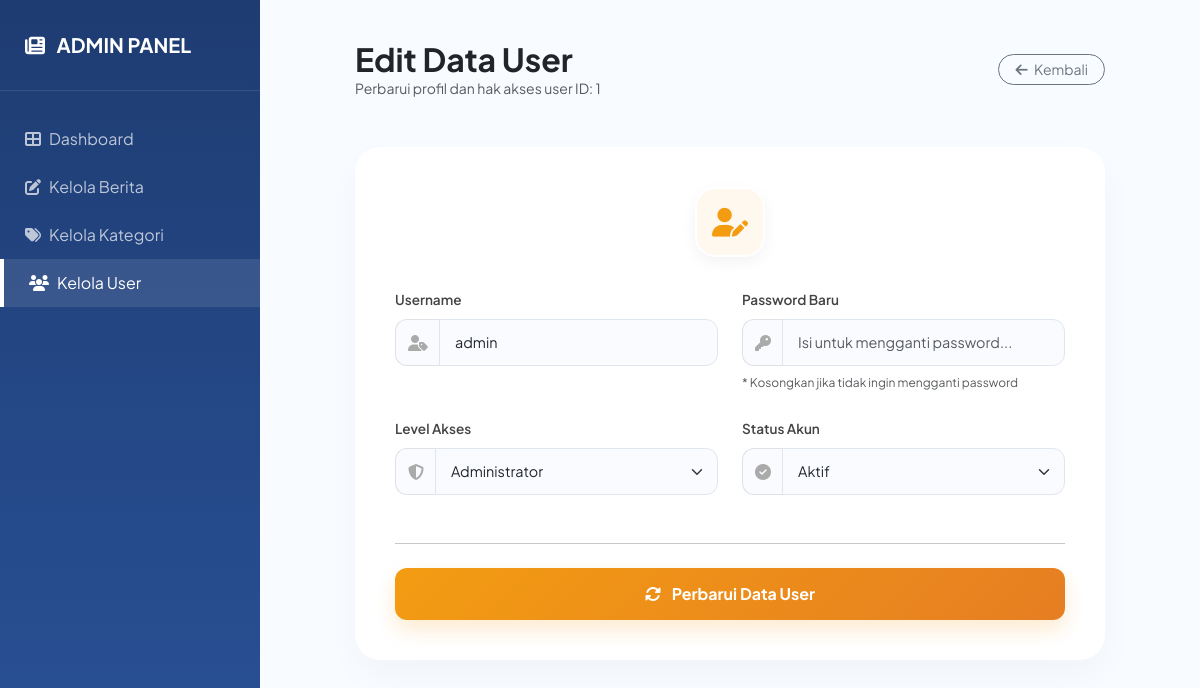
Screenshot of /admin/user/edit.php?id=1 (signed in) with the database file from the repository.
### tables this page shows
CREATE TABLE `tb_user` (
  `id_user` int(3) NOT NULL,
  `user_name` varchar(150) NOT NULL,
  `password` varchar(50) NOT NULL,
  `level` varchar(50) NOT NULL,
  `status` varchar(50) NOT NULL
);

### admin/user/edit.php (the view, shortened to what this page needs)
<?php
include '../../config/koneksi.php';
$id = (int)$_GET['id'];
$query_data = mysqli_query($conn, "SELECT * FROM tb_user WHERE id_user = $id");
$data = mysqli_fetch_assoc($query_data);
?>
<!DOCTYPE html>
<html lang="id">
<head>
    <link href="https://cdn.jsdelivr.net/npm/bootstrap@5.3.3/dist/css/bootstrap.min.css" rel="stylesheet">
    <link rel="stylesheet" href="https://cdnjs.cloudflare.com/ajax/libs/font-awesome/6.5.2/css/all.min.css">
</head>
<body>
<div class="sidebar">
    <div class="sidebar-header"><i class="fas fa-newspaper me-2"></i> ADMIN PANEL</div>
    <div class="nav-menu mt-4">
        <a href="../index.php" class="nav-link"><i class="fas fa-th-large me-2"></i> Dashboard</a>
        <a href="../berita/tampil.php" class="nav-link"><i class="fas fa-edit me-2"></i> Kelola Berita</a>
        <a href="../kategori/tampil.php" class="nav-link"><i class="fas fa-tags me-2"></i> Kelola Kategori</a>
        <a href="tampil.php" class="nav-link active"><i class="fas fa-users me-2"></i> Kelola User</a>
    </div>
</div>
<div class="main-content">
    <div class="d-flex justify-content-between align-items-center mb-5" style="max-width: 750px; margin: 0 auto 40px auto;">
        <div>
            <h2 class="fw-bold m-0 text-dark">Edit Data User</h2>
            <p class="text-muted m-0 small">Perbarui profil dan hak akses user ID: <?= $id ?></p>
        </div>
        <a href="tampil.php" class="btn btn-outline-secondary rounded-pill px-3 btn-sm">
            <i class="fas fa-arrow-left me-1"></i> Kembali
        </a>
    </div>
    <div class="form-card">
        <div class="user-icon-box">
            <i class="fas fa-user-edit"></i>
        </div>
        <form action="" method="POST">
            <div class="row">
                <div class="col-md-6 mb-4">
                    <label class="form-label">Username</label>
                    <div class="input-group">
                        <span class="input-group-text"><i class="fas fa-user-tag"></i></span>
                        <input type="text" name="user_name" class="form-control" value="<?= htmlspecialchars($data['user_name']) ?>" required autofocus>
                    </div>
                </div>
                <div class="col-md-6 mb-4">
                    <label class="form-label">Password Baru</label>
                    <div class="input-group">
                        <span class="input-group-text"><i class="fas fa-key"></i></span>
                        <input type="password" name="password" class="form-control" placeholder="Isi untuk mengganti password...">
                    </div>
                    <small class="text-muted d-block mt-2" style="font-size: 0.75rem;">* Kosongkan jika tidak ingin mengganti password</small>
                </div>
                <div class="col-md-6 mb-4">
                    <label class="form-label">Level Akses</label>
                    <div class="input-group">
                        <span class="input-group-text"><i class="fas fa-shield-alt"></i></span>
                        <select name="level" class="form-select" required>
                            <option value="admin" <?= ($data['level'] == 'admin') ? 'selected' : '' ?>>Administrator</option>
                        </select>
                    </div>
                </div>
                <div class="col-md-6 mb-4">
                    <label class="form-label">Status Akun</label>
                    <div class="input-group">
                        <span class="input-group-text"><i class="fas fa-check-circle"></i></span>
                        <select name="status" class="form-select" required>
                            <option value="aktif" <?= ($data['status'] == 'aktif') ? 'selected' : '' ?>>Aktif</option>
                        </select>
                    </div>
                </div>
            </div>
            <hr class="my-4 opacity-25">
            <button type="submit" name="update" class="btn btn-update">
                <i class="fas fa-sync-alt me-2"></i> Perbarui Data User
            </button>
        </form>
    </div>
</div>
</body>
</html>

### admin/user/edit.php (style rules this page uses)
:root { --sidebar-width: 260px; --primary-navy: #1e3c72; --secondary-navy: #2a5298; --light-bg: #f8fbff; }
body { font-family: 'Plus Jakarta Sans', sans-serif; background-color: var(--light-bg); display: flex; }
.sidebar { width: var(--sidebar-width); height: 100vh; background: linear-gradient(180deg, var(--primary-navy) 0%, var(--secondary-navy) 100%); color: white; position: fixed; }
.sidebar-header { padding: 30px 25px; font-size: 1.25rem; font-weight: 700; border-bottom: 1px solid rgba(255,255,255,0.1); }
.nav-link { color: rgba(255,255,255,0.7); padding: 12px 25px; display: flex; align-items: center; text-decoration: none; transition: 0.3s; }
.nav-link:hover, .nav-link.active { color: white; background: rgba(255,255,255,0.1); border-left: 4px solid #fff; }
.main-content { margin-left: var(--sidebar-width); width: calc(100% - var(--sidebar-width)); padding: 40px; }
.form-card { background: white; border-radius: 25px; border: none; box-shadow: 0 15px 35px rgba(0,0,0,0.03); padding: 40px; max-width: 750px; margin: 0 auto; }
.form-label { font-weight: 600; color: #444; font-size: 0.85rem; margin-bottom: 8px; }
.input-group-text { background-color: #f9fbff; border-right: none; color: #aaa; border-radius: 12px 0 0 12px; }
.form-control, .form-select { border-radius: 0 12px 12px 0; padding: 12px 15px; border: 1px solid #e0e6ed; background-color: #f9fbff; transition: 0.3s; font-size: 0.9rem; }
.btn-update { background: linear-gradient(135deg, #f39c12 0%, #e67e22 100%); border: none; border-radius: 12px; padding: 14px; font-weight: 700; color: white; box-shadow: 0 10px 20px rgba(243, 156, 18, 0.2); transition: 0.3s; width: 100%; }
.user-icon-box { width: 70px; height: 70px; background: #fff8ee; color: #f39c12; border-radius: 20px; display: flex; align-items: center; justify-content: center; font-size: 1.8rem; margin: 0 auto 30px; border: 2px solid #fff; box-shadow: 0 5px 15px rgba(0,0,0,0.05); }

### rows the page displays
tb_user: user_name "admin", level "Administrator", status "Aktif"

### other values shown
$id "1"
